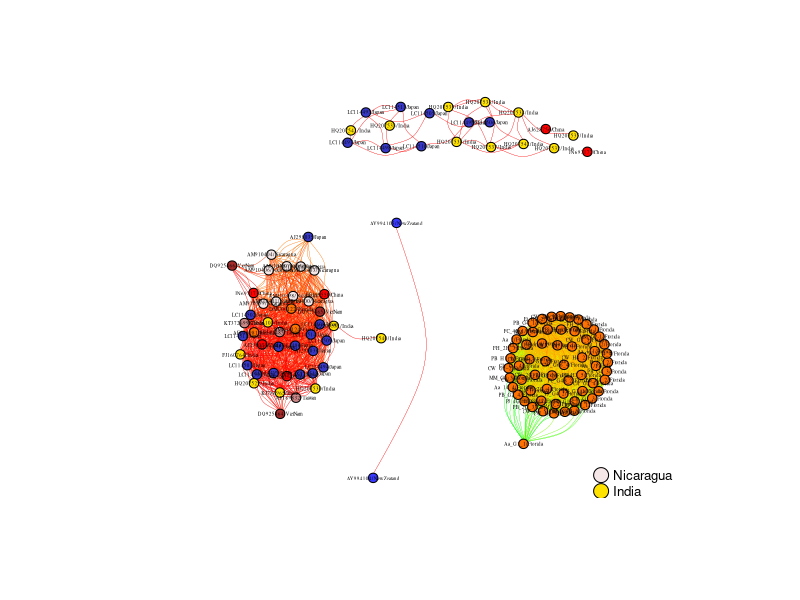
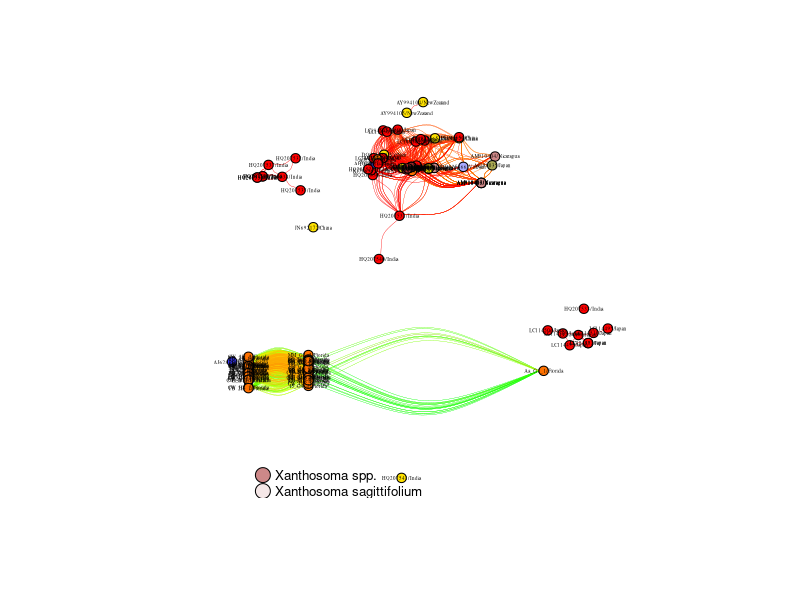

Write R code to recreate these figures, in order. (Note: this script raises an error after producing the figures.)
## ---- chunk 1
knitr::opts_chunk$set(echo = TRUE)
#setwd("/Users/RicardoI/Documents/Documents-ehecatl/git_db/id_net/")
library(reshape2)
library(ggplot2)
library(ape)
library(igraph)
## ---- chunk 2
DsMVmat <- read.csv("DsMV_2017_final.fasta_mat.csv", stringsAsFactors = F, header = F)
dim(DsMVmat)
## ---- chunk 3
sdt2plot <- function(x, diag = " "){
  n = DsMVmat
  n <- x$V1
  ij <- x[,-1] 
  i <- as.matrix(ij) 
  j <- as.matrix(t(ij))
  k <- matrix(NA, nrow(ij), ncol(ij)) #empty matrix to fill in
  k[lower.tri(k)] <- i[lower.tri(i)]
  k[upper.tri(k)] <- j[upper.tri(j)]
  diag(k) <- diag
  colnames(k) <- n
  rownames(k) <- n
  round((k)*100, 2)
}
## ---- chunk 4
DsMVmat1 <- sdt2plot(DsMVmat, diag = 0)
dim(DsMVmat1)
DsMVmat1[1:6,1:3]
## ---- chunk 5
DsMVmd <- read.csv("DsMV_metadata_2017.csv", stringsAsFactors = F, header = TRUE)
dim(DsMVmd)
head(DsMVmd)
## ---- chunk 6
DsMVnet <- melt(DsMVmat1) 
colnames(DsMVnet) <- c("From", "To", "value")
head(DsMVnet)
## ---- chunk 7
DsMVnet0 <- DsMVnet[!rowSums(DsMVnet[-c(1:2)] == 0) >= 1,] #removing 0's
DsMVnett <- DsMVnet0[DsMVnet0[-c(1:2)] > 85,] # setting up the treshold
head(DsMVnett)
## ---- chunk 8
#Quality check to check if the IDs for the pairwise simialrity matrix and the metadate match
#match(unique(DsMVnett$To), unique(DsMVmd$ID))
## ---- chunk 9
#iNet <- function(x){
x = DsMVnett
igraph<-graph_from_data_frame(x, directed = FALSE, vertices=DsMVmd)
rbPal <- colorRampPalette(c("green", "yellow", "red")) 
counPal <- colorRampPalette(c("red", "yellow", "blue", "white", "brown"), bias = 1)
V(igraph)$size=5
V(igraph)$xx <- as.numeric(as.factor(V(igraph)$Country)) # make the categories of x into numeric values for color ramp
V(igraph)$color <- counPal(10)[cut(as.numeric(V(igraph)$xx),breaks = 10)]
CounColor <- unique(cbind(V(igraph)$Country, V(igraph)$color))
E(igraph)$xx <- as.numeric(unlist(E(igraph))) # make the categories of x into numeric values for color ramp
E(igraph)$color <- rbPal(10)[cut(as.numeric(E(igraph)$xx),breaks = 10)]
#}
## ---- chunk 10
#igraph<- iNet(DsMVnett) # it doesn't work yet
## ---- chunk 11
plot(igraph,  edge.arrow.size=.05, vertex.label.cex=.3, vertex.label.color='black',edge.curved=T, edge.width=0.2, layout=layout_with_kk)
legend(x= 0.9, y= -0.9, CounColor[,1], pch=21,  col="black", pt.bg=CounColor[,2], pt.cex=2,cex=.8, bty="n", ncol=1)
## ---- chunk 12
igraph<-graph_from_data_frame(x, directed = FALSE, vertices=DsMVmd)
V(igraph)$size=5
V(igraph)$xx <- as.numeric(as.factor(V(igraph)$Host)) # make the categories of x into numeric values for color ramp
V(igraph)$color <- counPal(10)[cut(as.numeric(V(igraph)$xx),breaks = 10)]
CounColor <- unique(cbind(V(igraph)$Host, V(igraph)$color))
E(igraph)$xx <- as.numeric(unlist(E(igraph))) # make the categories of x into numeric values for color ramp
E(igraph)$color <- rbPal(10)[cut(as.numeric(E(igraph)$xx),breaks = 10)]
## ---- chunk 13
plot(igraph,  edge.arrow.size=.05, vertex.label.cex=.3, vertex.label.color='black',edge.curved=T, edge.width=0.2, layout=layout_with_mds)
legend(x=-0.9, y=-0.9, CounColor[,1], pch=21,  col="black", pt.bg=CounColor[,2], pt.cex=2, cex=.8, bty="n", ncol=1)
## ---- chunk 14

# all vertex shapes, minus "raster", that might not be available
shapes <- setdiff(shapes(), "")
#g <- make_ring(length(shapes))
set.seed(42)
#################################################################
# generic star vertex shape, with a parameter for number of rays
mystar <- function(coords, v=NULL, params) {
  vertex.color <- params("vertex", "color")
  if (length(vertex.color) != 1 && !is.null(v)) {
    vertex.color <- vertex.color[v]
  }
  vertex.size  <- 1/200 * params("vertex", "size")
  if (length(vertex.size) != 1 && !is.null(v)) {
    vertex.size <- vertex.size[v]
  }
  norays <- params("vertex", "norays")
  if (length(norays) != 1 && !is.null(v)) {
    norays <- norays[v]
  }
  
  mapply(coords[,1], coords[,2], vertex.color, vertex.size, norays,
         FUN=function(x, y, bg, size, nor) {
           symbols(x=x, y=y, bg=bg,
                   stars=matrix(c(size,size/2), nrow=1, ncol=nor*2),
                   add=TRUE, inches=FALSE)
         })
}
# no clipping, edges will be below the vertices anyway
add_shape("star", clip=shape_noclip,
          plot=mystar, parameters=list(vertex.norays=3))
## ---- chunk 15
igraph3<-graph_from_data_frame(x, directed = FALSE, vertices=DsMVmd)
V(igraph3)$size=5
V(igraph3)$xx <- as.numeric(as.factor(V(igraph3)$Country)) # make the categories of x into numeric values for color ramp
#shapes <- shapes(shape = NULL)
shapes <- paste("star", 2:13)
V(igraph3)$shape <- as.matrix(shapes)[1:length(unique(V(igraph3)$Host)),] 
### f(V(igraph3)$Host ==  1, #lo saque de la linea anterior
#V(igraph3)$Host <- as.numeric(as.factor(V(igraph3)$Host))
V(igraph3)$color <- counPal(10)[cut(as.numeric(V(igraph3)$xx),breaks = 10)]
#vcount((igraph3)$Host)
#V(igraph3)$color <- shape
CounColor <- unique(cbind(V(igraph3)$Country, V(igraph3)$color))
HostShape <- unique(cbind(unique(V(igraph3)$Host), unique(V(igraph3)$shape)))
E(igraph3)$xx <- as.numeric(unlist(E(igraph3))) # make the categories of x into numeric values for color ramp
E(igraph3)$color <- rbPal(10)[cut(as.numeric(E(igraph3)$xx),breaks = 10)]
## ---- chunk 16
plot(igraph3,  vertex.shape="star", vertex.norays=rep(2:13), edge.arrow.size=.05, vertex.label.cex=.3, vertex.label.color='black',edge.curved=T, edge.width=0.2, layout=layout_with_kk)
legend(x=-1.7, y=0.9, CounColor[,1], pch=21,  col="black", pt.bg=CounColor[,2], pt.cex=2, cex=.8, bty="n", ncol=1)
## ---- chunk 17
E(igraph)$weight1 <-  betweenness(igraph, V(igraph), directed = FALSE, weights = NULL, nobigint = TRUE)
E(igraph)$weight2 <- edge_betweenness(igraph, e = E(igraph), directed = FALSE, weights = NULL)
ceb <- cluster_edge_betweenness(igraph, weights = E(igraph)$weight2, directed = FALSE,
  edge.betweenness = TRUE, merges = TRUE, bridges = TRUE,
  modularity = TRUE, membership = TRUE)
dendPlot(ceb, mode="phylo", cex= 0.2)
plot(ceb, igraph,  edge.arrow.size=.05, vertex.label.cex=.3, vertex.label.color='black',edge.curved=T, edge.width=0.2, layout=layout_with_mds )
legend(x= 0.9, y= -0.9, CounColor[,1], pch=21,  col="black", pt.bg=CounColor[,2], pt.cex=2,cex=.8, bty="n", ncol=1)

## ---- chunk 18
#Otro plot
#class(ceb)
#length(ceb)   # number of communities
#membership(ceb)
#modularity(ceb) # how modular the graph partitioning is
#crossing(ceb, igraph)   # boolean vector: TRUE for edges across communities

## ---- chunk 19
clp <- cluster_label_prop(igraph, weights = E(igraph)$weight)
plot(clp, igraph, edge.arrow.size=.05, vertex.label.cex=.3, vertex.label.color='black',edge.curved=T, edge.width=0.2, layout=layout_with_kk )
#otro 
## ---- chunk 20
E(igraph)$weight1 <-  betweenness(igraph, V(igraph), directed = FALSE, weights = NULL, nobigint = TRUE)
E(igraph)$weight2 <- edge_betweenness(igraph, e = E(igraph), directed = FALSE, weights = NULL)
ceb <- cluster_edge_betweenness(igraph, weights = E(igraph)$weight2, directed = FALSE,
  edge.betweenness = TRUE, merges = TRUE, bridges = TRUE,
  modularity = TRUE, membership = TRUE)
dendPlot(ceb, mode="hclust", cex= 0.2)
plot(ceb, igraph,  edge.arrow.size=.05, vertex.label.cex=.3, vertex.label.color='black',edge.curved=T, edge.width=0.2, layout=layout_with_kk )
legend(x= 0.9, y= -0.9, CounColor[,1], pch=21,  col="black", pt.bg=CounColor[,2], pt.cex=2,cex=.8, bty="n", ncol=1)
## ---- chunk 21
#igraph3<-graph_from_data_frame(x, directed = FALSE, vertices=DsMVmd)
#V(igraph3)$size=5
#V(igraph3)$xx <- as.numeric(as.factor(V(igraph3)$Country)) # make the categories of x into numeric values for color ramp
#V(igraph3)[V(igraph3)$Host]$Host  <- "square"
#V(igraph3)$color <- counPal(10)[cut(as.numeric(V(igraph3)$xx),breaks = 10)]
#CounColor <- unique(cbind(V(igraph3)$Host, V(igraph3)$color))
#E(igraph3)$xx <- as.numeric(unlist(E(igraph3))) # make the categories of x into numeric values for color ramp
#E(igraph3)$color <- rbPal(10)[cut(as.numeric(E(igraph3)$xx),breaks = 10)]
## ---- chunk 22
#plot(igraph,  edge.arrow.size=.05, vertex.label.cex=.3, vertex.label.color='black',edge.curved=T, edge.width=0.2, layout=layout_with_kk)
#legend(x=-0.9, y=-0.9, CounColor[,1], pch=21,  col="black", pt.bg=CounColor[,2], pt.cex=2, cex=.8, bty="n", ncol=1)
## ---- chunk 23
DsMVmat2 <- sdt2plot(DsMVmat, diag = 1)
dim(DsMVmat2)
DsMVmat2[1:4,1:3]
## ---- chunk 24
DsMVden <- as.data.frame(DsMVmat2[1,])
names(DsMVden)[1]<- "similarity"
ggplot(DsMVden, aes(x = similarity))+ 
  geom_density(fill="tomato", alpha = 0.5)+
  ggtitle("Pairwise Similairity Distribution")+
  theme(plot.title = element_text(hjust=0.5, color="black", size=10, face="bold"),
        panel.background = element_blank())
## ---- chunk 25
rSDT <- function(x, dist.dna = TRUE, model = "", size =""){
  if(dist.dna == TRUE) { 
    x <- dist.dna(as.DNAbin(x, "model", model, as.matrix = TRUE)) 
    x= round(as.matrix(-(x-(1))*100), digits=2)
    #x[ x == 0] <- 100
    diag(x) <-100
    #(x) #esto se puede borrar o mostrar un avance con print
    x[lower.tri(x)]<- NA
    #  y <- get_upper_tri(x)
    x <- melt(x, na.rm= TRUE)
  }
  else {
    #x = DsMVmat1
    x[lower.tri(x)]<- NA
    x <- melt(as.matrix(x), na.rm= TRUE)
  }
  #p1 <- 
    ggplot(data = x, aes(Var2, Var1, fill = value))+
    geom_tile(color = "white")+
    scale_fill_gradientn(colours= c("blue", "green", "yellow", "red"),
                         #midpoint = mean(melt_halfdd$value), space = "Lab", 
                         name="ID %") +
    theme(legend.position = c(0, 1), legend.justification = c(0, 1))+
    #theme_minimal()+ 
    theme(axis.text.x = element_text(angle = 90, vjust = 1, size = size , hjust = 1),
          axis.text.y = element_text(angle = 0, vjust = 1, size = size , hjust = 1),
          panel.grid.major = element_blank(), #look for a way to turn off or on the grids 
          panel.grid.minor = element_blank(),
          panel.border = element_blank(),
          panel.background = element_blank())+
    coord_fixed()
  } 
## ---- chunk 26
rSDT(DsMVmat2, dist.dna = FALSE, size = 4)
## ---- chunk 27


